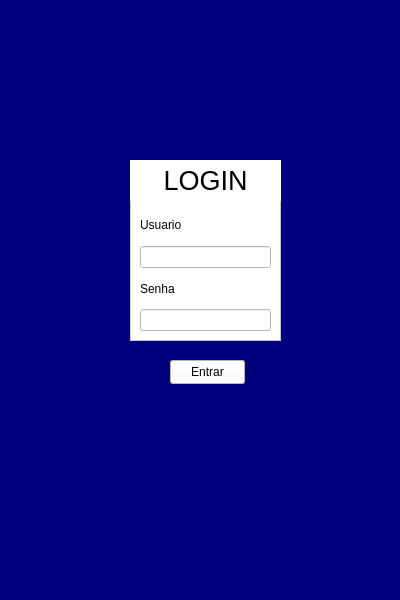
<?xml version="1.0" encoding="UTF-8"?>
<ui version="4.0">
 <class>MainWindow</class>
 <widget class="QMainWindow" name="MainWindow">
  <property name="geometry">
   <rect>
    <x>0</x>
    <y>0</y>
    <width>400</width>
    <height>600</height>
   </rect>
  </property>
  <property name="sizePolicy">
   <sizepolicy hsizetype="Fixed" vsizetype="Fixed">
    <horstretch>0</horstretch>
    <verstretch>0</verstretch>
   </sizepolicy>
  </property>
  <property name="minimumSize">
   <size>
    <width>400</width>
    <height>600</height>
   </size>
  </property>
  <property name="maximumSize">
   <size>
    <width>400</width>
    <height>600</height>
   </size>
  </property>
  <property name="windowTitle">
   <string>MainWindow</string>
  </property>
  <property name="styleSheet">
   <string notr="true">background-color: rgb(0, 0, 127);</string>
  </property>
  <widget class="QWidget" name="centralwidget">
   <widget class="QFrame" name="frame">
    <property name="geometry">
     <rect>
      <x>130</x>
      <y>200</y>
      <width>151</width>
      <height>141</height>
     </rect>
    </property>
    <property name="styleSheet">
     <string notr="true">background-color: rgb(255, 255, 255);</string>
    </property>
    <property name="frameShape">
     <enum>QFrame::Shape::StyledPanel</enum>
    </property>
    <property name="frameShadow">
     <enum>QFrame::Shadow::Raised</enum>
    </property>
    <layout class="QVBoxLayout" name="verticalLayout">
     <item>
      <widget class="QLabel" name="txt_usuario">
       <property name="styleSheet">
        <string notr="true">background-color: rgb(255, 255, 255);</string>
       </property>
       <property name="text">
        <string>Usuario</string>
       </property>
      </widget>
     </item>
     <item>
      <widget class="QLineEdit" name="LE_usuario"/>
     </item>
     <item>
      <widget class="QLabel" name="txt_senha">
       <property name="text">
        <string>Senha</string>
       </property>
      </widget>
     </item>
     <item>
      <widget class="QLineEdit" name="LE_senha"/>
     </item>
    </layout>
   </widget>
   <widget class="QLabel" name="txt_login">
    <property name="geometry">
     <rect>
      <x>130</x>
      <y>160</y>
      <width>151</width>
      <height>41</height>
     </rect>
    </property>
    <property name="font">
     <font>
      <pointsize>20</pointsize>
     </font>
    </property>
    <property name="styleSheet">
     <string notr="true">color: rgb(0, 0, 0);
background-color: rgb(255, 255, 255);</string>
    </property>
    <property name="text">
     <string>LOGIN</string>
    </property>
    <property name="alignment">
     <set>Qt::AlignmentFlag::AlignCenter</set>
    </property>
   </widget>
   <widget class="QPushButton" name="pushButton">
    <property name="geometry">
     <rect>
      <x>170</x>
      <y>360</y>
      <width>75</width>
      <height>24</height>
     </rect>
    </property>
    <property name="styleSheet">
     <string notr="true">background-color: rgb(255, 255, 255);</string>
    </property>
    <property name="text">
     <string>Entrar</string>
    </property>
   </widget>
  </widget>
  <widget class="QMenuBar" name="menubar">
   <property name="geometry">
    <rect>
     <x>0</x>
     <y>0</y>
     <width>400</width>
     <height>22</height>
    </rect>
   </property>
  </widget>
  <widget class="QStatusBar" name="statusbar"/>
 </widget>
 <resources/>
 <connections/>
</ui>
